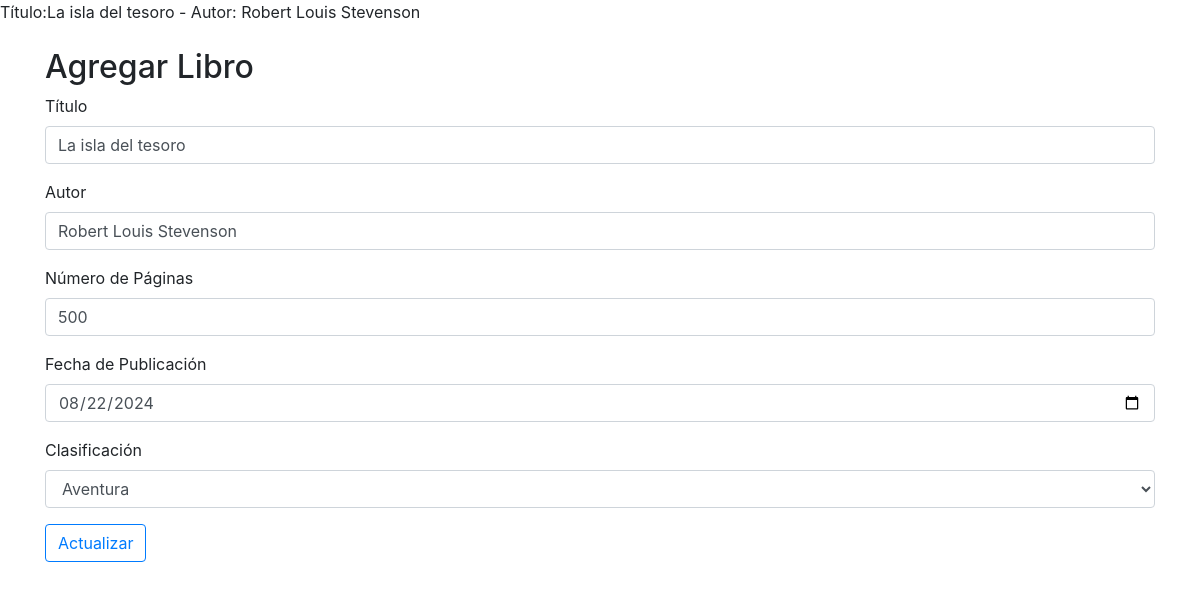
Before: /editar_libros/2/ with the older database file.
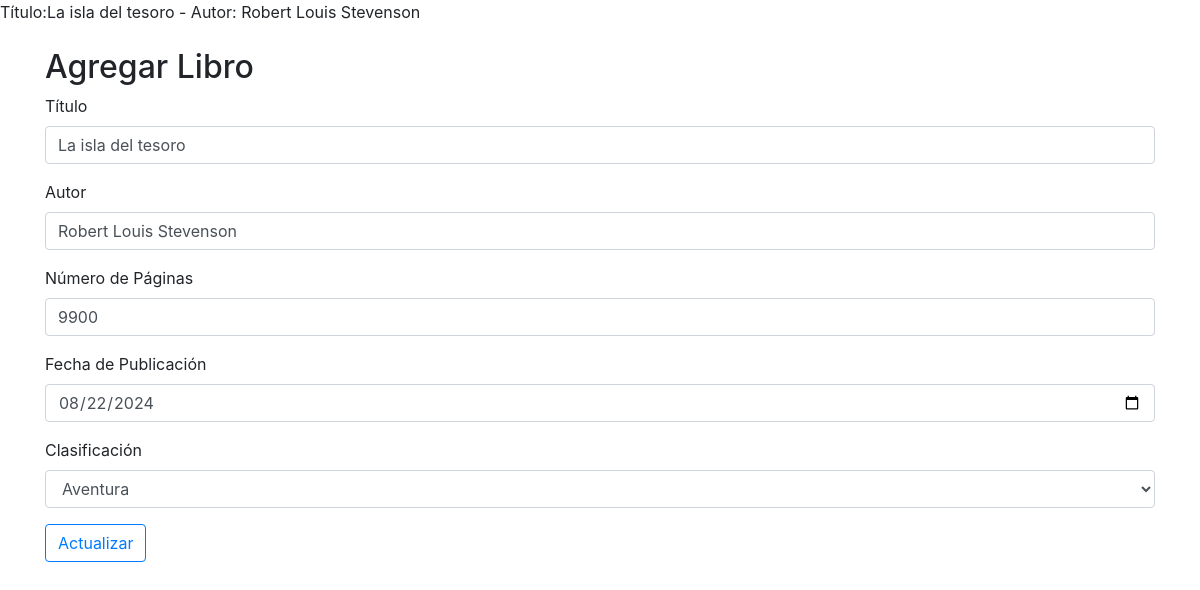
After: the same page with the newer database file.
### biblioteca/models.py (models this page shows)
class Libro(models.Model):
    titulo = models.CharField(max_length=254)
    autor = models.CharField(max_length=100)
    no_paginas = models.IntegerField()
    fecha_publicacion = models.DateField(help_text= "Fecha Publicacion")
    CLASIFICAC = (
        (0, ""),
        (1, "Romance"),
        (2, "Aventura"),
        (3, "Ficción"),
    )
    clasificacion = models.IntegerField(choices=CLASIFICAC, default=0 )
    def __str__(self) -> str:
        return f"Título:{self.titulo} - Autor: {self.autor}"

### biblioteca/views.py (the view)
# urls.py: path('editar_libros/<int:id>/', views.editar_libros, name='editar_libros'),  # ruta para editar un libro.
def editar_libros(request, id):
    if request.method == "POST":
        try:
            query = Libro.objects.get(pk = id)
            query.titulo = request.POST.get("titulo")
            query.autor = request.POST.get("autor")
            query.no_paginas = request.POST.get("no_paginas")
            query.fecha_publicacion = request.POST.get("fecha_publicacion")
            query.clasificacion = request.POST.get("clasificacion")
            query.save()
            messages.success(request, "El libro fue actualizado correctamente!!")
        except Exception as e:
            messages.error(request, f"Ocurrió un error al actualizar el libro{e}")
        return redirect("ver_libros")
    else:
        query = Libro.objects.get(pk = id)
        contexto = {"libros": query}
        return render(request, "libros/formulario_libro.html",  contexto)

### biblioteca/templates/libros/formulario_libro.html (shortened to what this page needs)
<!DOCTYPE html>
<html lang="es">
<head>
    <link href="https://maxcdn.bootstrapcdn.com/bootstrap/4.5.2/css/bootstrap.min.css" rel="stylesheet">
</head>
<body>
    {{libros}}
    <form action="{% if libros %} {% url 'editar_libros' libros.id %} {% else%} {% url 'agregar_libro' %} {% endif %}
    " method="post">
        <div class="container mt-4">
            <h2>Agregar Libro</h2>
            <div class="form-group">
                <label for="titulo">Título</label>
                <input type="text" class="form-control" id="titulo" name="titulo" required="" value="{{libros.titulo}}">
            </div>
            <div class="form-group">
                <label for="autor">Autor</label>
                <input type="text" class="form-control" id="autor" name="autor" required="" value="{{libros.autor}}">
            </div>
            <div class="form-group">
                <label for="no_paginas">Número de Páginas</label>
                <input type="number" class="form-control" id="no_paginas" name="no_paginas" required="" value="{{libros.no_paginas}}">
            </div>
            <div class="form-group">
                <label for="fecha_publicacion">Fecha de Publicación</label>
                <input type="date" class="form-control" id="fecha_publicacion" name="fecha_publicacion" required="" value="{{libros.fecha_publicacion|date:'Y-m-d'}}">
            </div>
            <div class="form-group">
                <label for="clasificacion">Clasificación</label>
                <select name="clasificacion" class="form-control" id="fecha_publicacion">
                    <option value="2" {% if libros.clasificacion == 2 %}selected=""{% endif %}>Aventura</option>
                </select>
            </div>
            <button type="submit" class="btn btn-outline-primary">
                {% if libros %}
                Actualizar
            {% else %}
                Guardar
            {% endif %}
            </button>
        </div>
    </form>
</body>
</html>

Changed rows visible on the page:
changed Libro "Título:La isla del tesoro - Autor: Robert Louis Stevenson": no_paginas "500" → "9900"
